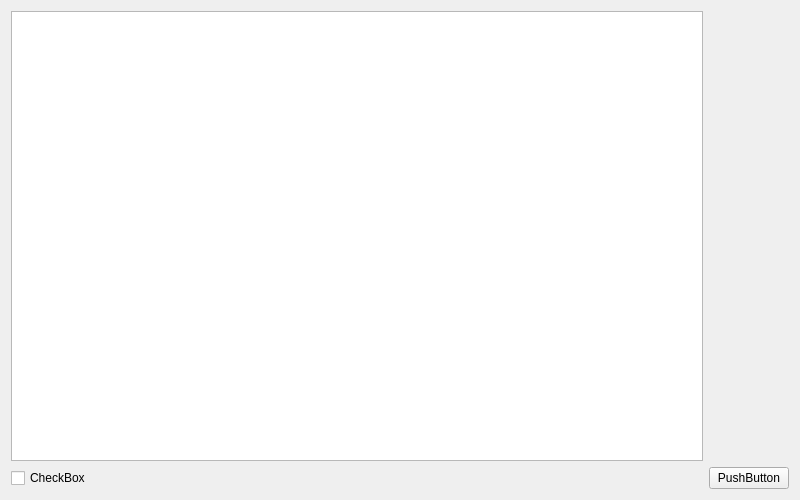
<?xml version="1.0" encoding="UTF-8"?>
<ui version="4.0">
 <class>FormFluSyn</class>
 <widget class="QWidget" name="FormFluSyn">
  <property name="geometry">
   <rect>
    <x>0</x>
    <y>0</y>
    <width>800</width>
    <height>500</height>
   </rect>
  </property>
  <property name="windowTitle">
   <string>Form</string>
  </property>
  <layout class="QGridLayout" name="gridLayout">
   <item row="0" column="0">
    <widget class="QTextEdit" name="textEdit"/>
   </item>
   <item row="1" column="0">
    <widget class="QCheckBox" name="checkBox">
     <property name="text">
      <string>CheckBox</string>
     </property>
    </widget>
   </item>
   <item row="1" column="1">
    <widget class="QPushButton" name="pushButton">
     <property name="text">
      <string>PushButton</string>
     </property>
    </widget>
   </item>
  </layout>
 </widget>
 <resources/>
 <connections/>
</ui>
